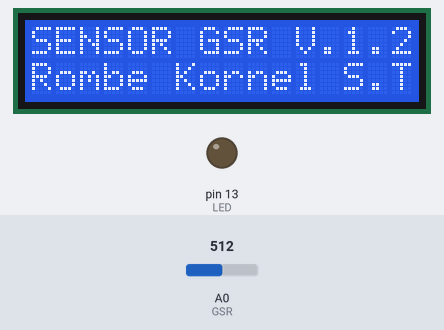
Bench run of a sketch on a simulated Arduino Uno, built with avr-gcc and run on an emulated ATmega328P. Parts: 16×2 character LCD, output pins drawn as LEDs (lit = HIGH). The inputs (shaded band) are chosen by the test bench; at power-on: A0 (GSR) = 512. What the sketch prints to the serial monitor is not drawn.

Above: at 3.2 s.
At 7.3 s:
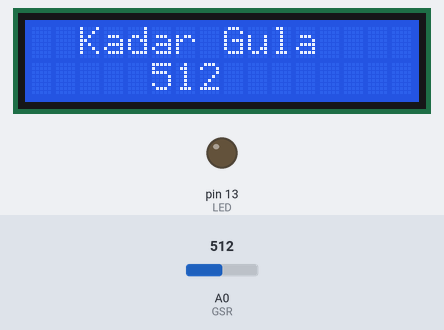
7.4 s: A0 (GSR) set to 716
At 8.5 s:
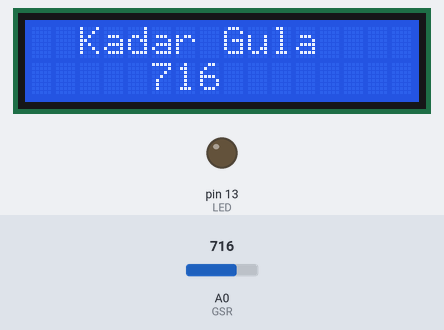
9.0 s: A0 (GSR) set to 986
At 10.3 s:
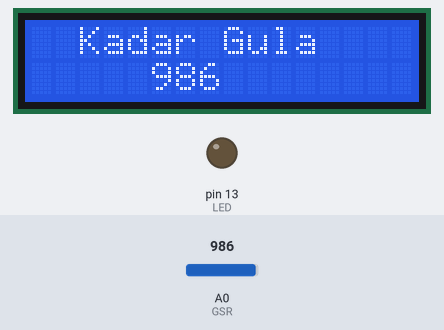
10.6 s: A0 (GSR) set to 1009
At 12.1 s:
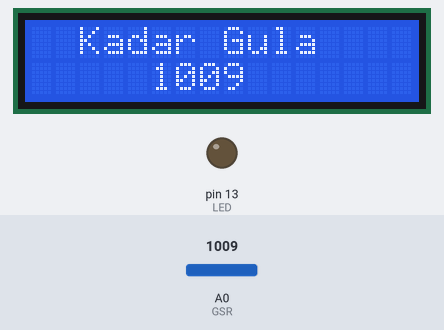
Timing chart, 0 to 13.6 s (numbered marks = the images above; inputs shaded):
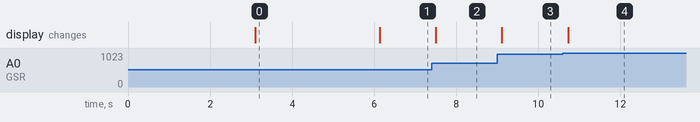

The sketch:

latihanSensorGSR.ino
```cpp
const int LED=13;
const int GSR=A0;
int sensorValue;
#include <LiquidCrystal_I2C.h>
LiquidCrystal_I2C lcd(0x27, 16, 2);

void setup()
{
  lcd.begin();
Serial.begin(9600);
pinMode(LED,OUTPUT);
digitalWrite(LED,LOW);
lcd.setCursor(0,0);
  lcd.print("LOADING ....");
  lcd.setCursor(0,1);
  lcd.print("");
delay(3000);
lcd.setCursor(0,0);
  lcd.print("SENSOR GSR V.1.2");
  lcd.setCursor(0,1);
  lcd.print("Rombe Kornel S.T");
  delay(3000);
  lcd.clear();
}

void loop()
{
int temp;
float conductivevoltage;
sensorValue=analogRead(GSR);
conductivevoltage = sensorValue*(5.0/1023.0);

lcd.setCursor(0,0);
  lcd.print("  Kadar Gula         ");
  lcd.setCursor(5,1);
  lcd.print(sensorValue);
Serial.print("sensorValue=");
Serial.println(sensorValue);
delay(100);
}
```

Measured:
- after the input at 7.4 s, the display: changes after 0.10 s (image 2)
- after the input at 9.0 s, the display: changes after 0.11 s (image 3)
- after the input at 10.6 s, the display: changes after 0.13 s (image 4)
- what the display in image 0 shows lasts 3.0 s, from 3.1 s to 6.1 s
